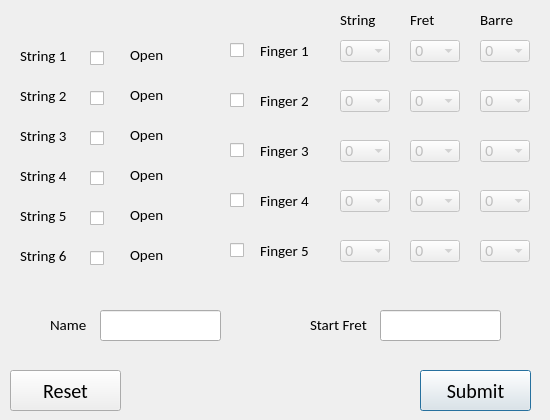
<?xml version="1.0" encoding="UTF-8"?>
<ui version="4.0">
 <class>Dialog</class>
 <widget class="QDialog" name="Dialog">
  <property name="enabled">
   <bool>true</bool>
  </property>
  <property name="geometry">
   <rect>
    <x>0</x>
    <y>0</y>
    <width>550</width>
    <height>420</height>
   </rect>
  </property>
  <property name="font">
   <font>
    <family>Calibri</family>
    <pointsize>11</pointsize>
   </font>
  </property>
  <property name="windowTitle">
   <string>Chord Drawer</string>
  </property>
  <property name="sizeGripEnabled">
   <bool>false</bool>
  </property>
  <widget class="QPushButton" name="submitButton">
   <property name="geometry">
    <rect>
     <x>420</x>
     <y>370</y>
     <width>111</width>
     <height>41</height>
    </rect>
   </property>
   <property name="font">
    <font>
     <family>Calibri</family>
     <pointsize>15</pointsize>
     <weight>50</weight>
     <bold>false</bold>
    </font>
   </property>
   <property name="text">
    <string>Submit</string>
   </property>
  </widget>
  <widget class="QPushButton" name="resetButton">
   <property name="geometry">
    <rect>
     <x>10</x>
     <y>370</y>
     <width>111</width>
     <height>41</height>
    </rect>
   </property>
   <property name="font">
    <font>
     <family>Calibri</family>
     <pointsize>15</pointsize>
    </font>
   </property>
   <property name="text">
    <string>Reset</string>
   </property>
  </widget>
  <widget class="QLabel" name="label_12">
   <property name="geometry">
    <rect>
     <x>340</x>
     <y>10</y>
     <width>55</width>
     <height>20</height>
    </rect>
   </property>
   <property name="font">
    <font>
     <family>Calibri</family>
     <pointsize>11</pointsize>
     <weight>50</weight>
     <bold>false</bold>
    </font>
   </property>
   <property name="text">
    <string>String</string>
   </property>
  </widget>
  <widget class="QLabel" name="label_13">
   <property name="geometry">
    <rect>
     <x>410</x>
     <y>10</y>
     <width>55</width>
     <height>20</height>
    </rect>
   </property>
   <property name="font">
    <font>
     <family>Calibri</family>
     <pointsize>11</pointsize>
     <weight>50</weight>
     <bold>false</bold>
    </font>
   </property>
   <property name="text">
    <string>Fret</string>
   </property>
  </widget>
  <widget class="QLabel" name="label_14">
   <property name="geometry">
    <rect>
     <x>480</x>
     <y>10</y>
     <width>55</width>
     <height>20</height>
    </rect>
   </property>
   <property name="font">
    <font>
     <family>Calibri</family>
     <pointsize>11</pointsize>
     <weight>50</weight>
     <bold>false</bold>
    </font>
   </property>
   <property name="text">
    <string>Barre</string>
   </property>
  </widget>
  <widget class="QLineEdit" name="chordName">
   <property name="geometry">
    <rect>
     <x>100</x>
     <y>310</y>
     <width>121</width>
     <height>31</height>
    </rect>
   </property>
   <property name="font">
    <font>
     <family>Calibri</family>
     <pointsize>11</pointsize>
     <weight>50</weight>
     <bold>false</bold>
    </font>
   </property>
  </widget>
  <widget class="QLabel" name="label_15">
   <property name="geometry">
    <rect>
     <x>50</x>
     <y>310</y>
     <width>40</width>
     <height>30</height>
    </rect>
   </property>
   <property name="font">
    <font>
     <family>Calibri</family>
     <pointsize>11</pointsize>
     <weight>50</weight>
     <bold>false</bold>
    </font>
   </property>
   <property name="text">
    <string>Name</string>
   </property>
  </widget>
  <widget class="QLabel" name="label_16">
   <property name="geometry">
    <rect>
     <x>310</x>
     <y>310</y>
     <width>60</width>
     <height>30</height>
    </rect>
   </property>
   <property name="font">
    <font>
     <family>Calibri</family>
     <pointsize>11</pointsize>
     <weight>50</weight>
     <bold>false</bold>
    </font>
   </property>
   <property name="text">
    <string>Start Fret</string>
   </property>
  </widget>
  <widget class="QLineEdit" name="startFret">
   <property name="geometry">
    <rect>
     <x>380</x>
     <y>310</y>
     <width>121</width>
     <height>31</height>
    </rect>
   </property>
   <property name="font">
    <font>
     <family>Calibri</family>
     <pointsize>11</pointsize>
     <weight>50</weight>
     <bold>false</bold>
    </font>
   </property>
  </widget>
  <widget class="QCheckBox" name="active1">
   <property name="enabled">
    <bool>true</bool>
   </property>
   <property name="geometry">
    <rect>
     <x>230</x>
     <y>40</y>
     <width>16</width>
     <height>21</height>
    </rect>
   </property>
   <property name="font">
    <font>
     <family>Calibri</family>
     <pointsize>8</pointsize>
     <weight>50</weight>
     <bold>false</bold>
    </font>
   </property>
   <property name="mouseTracking">
    <bool>true</bool>
   </property>
   <property name="text">
    <string/>
   </property>
   <property name="checked">
    <bool>false</bool>
   </property>
  </widget>
  <widget class="QCheckBox" name="active2">
   <property name="enabled">
    <bool>true</bool>
   </property>
   <property name="geometry">
    <rect>
     <x>230</x>
     <y>90</y>
     <width>16</width>
     <height>21</height>
    </rect>
   </property>
   <property name="font">
    <font>
     <family>Calibri</family>
     <pointsize>8</pointsize>
     <weight>50</weight>
     <bold>false</bold>
    </font>
   </property>
   <property name="text">
    <string/>
   </property>
   <property name="checked">
    <bool>false</bool>
   </property>
   <property name="tristate">
    <bool>false</bool>
   </property>
  </widget>
  <widget class="QCheckBox" name="active3">
   <property name="geometry">
    <rect>
     <x>230</x>
     <y>140</y>
     <width>16</width>
     <height>21</height>
    </rect>
   </property>
   <property name="font">
    <font>
     <family>Calibri</family>
     <pointsize>8</pointsize>
     <weight>50</weight>
     <bold>false</bold>
    </font>
   </property>
   <property name="text">
    <string/>
   </property>
  </widget>
  <widget class="QCheckBox" name="active4">
   <property name="geometry">
    <rect>
     <x>230</x>
     <y>190</y>
     <width>16</width>
     <height>21</height>
    </rect>
   </property>
   <property name="font">
    <font>
     <family>Calibri</family>
     <pointsize>8</pointsize>
     <weight>50</weight>
     <bold>false</bold>
    </font>
   </property>
   <property name="text">
    <string/>
   </property>
  </widget>
  <widget class="QCheckBox" name="active5">
   <property name="geometry">
    <rect>
     <x>230</x>
     <y>240</y>
     <width>16</width>
     <height>21</height>
    </rect>
   </property>
   <property name="font">
    <font>
     <family>Calibri</family>
     <pointsize>8</pointsize>
     <weight>50</weight>
     <bold>false</bold>
    </font>
   </property>
   <property name="text">
    <string/>
   </property>
  </widget>
  <widget class="QGroupBox" name="stringsTitles">
   <property name="enabled">
    <bool>true</bool>
   </property>
   <property name="geometry">
    <rect>
     <x>10</x>
     <y>30</y>
     <width>70</width>
     <height>250</height>
    </rect>
   </property>
   <property name="font">
    <font>
     <family>Calibri</family>
     <pointsize>11</pointsize>
     <weight>50</weight>
     <bold>false</bold>
    </font>
   </property>
   <property name="styleSheet">
    <string notr="true">QGroupBox { border: none; }</string>
   </property>
   <property name="title">
    <string/>
   </property>
   <property name="flat">
    <bool>false</bool>
   </property>
   <property name="checkable">
    <bool>false</bool>
   </property>
   <property name="checked">
    <bool>false</bool>
   </property>
   <widget class="QLabel" name="labelString1">
    <property name="geometry">
     <rect>
      <x>10</x>
      <y>10</y>
      <width>50</width>
      <height>31</height>
     </rect>
    </property>
    <property name="font">
     <font>
      <family>Calibri</family>
      <pointsize>11</pointsize>
      <weight>50</weight>
      <bold>false</bold>
     </font>
    </property>
    <property name="text">
     <string>String 1</string>
    </property>
   </widget>
   <widget class="QLabel" name="labelString3">
    <property name="geometry">
     <rect>
      <x>10</x>
      <y>90</y>
      <width>50</width>
      <height>31</height>
     </rect>
    </property>
    <property name="font">
     <font>
      <family>Calibri</family>
      <pointsize>11</pointsize>
      <weight>50</weight>
      <bold>false</bold>
     </font>
    </property>
    <property name="text">
     <string>String 3</string>
    </property>
   </widget>
   <widget class="QLabel" name="labelString5">
    <property name="geometry">
     <rect>
      <x>10</x>
      <y>170</y>
      <width>50</width>
      <height>31</height>
     </rect>
    </property>
    <property name="font">
     <font>
      <family>Calibri</family>
      <pointsize>11</pointsize>
      <weight>50</weight>
      <bold>false</bold>
     </font>
    </property>
    <property name="text">
     <string>String 5</string>
    </property>
   </widget>
   <widget class="QLabel" name="labelString6">
    <property name="geometry">
     <rect>
      <x>10</x>
      <y>210</y>
      <width>50</width>
      <height>31</height>
     </rect>
    </property>
    <property name="font">
     <font>
      <family>Calibri</family>
      <pointsize>11</pointsize>
      <weight>50</weight>
      <bold>false</bold>
     </font>
    </property>
    <property name="text">
     <string>String 6</string>
    </property>
   </widget>
   <widget class="QLabel" name="labelString2">
    <property name="geometry">
     <rect>
      <x>10</x>
      <y>50</y>
      <width>50</width>
      <height>31</height>
     </rect>
    </property>
    <property name="font">
     <font>
      <family>Calibri</family>
      <pointsize>11</pointsize>
      <weight>50</weight>
      <bold>false</bold>
     </font>
    </property>
    <property name="text">
     <string>String 2</string>
    </property>
   </widget>
   <widget class="QLabel" name="labelString4">
    <property name="geometry">
     <rect>
      <x>10</x>
      <y>130</y>
      <width>50</width>
      <height>31</height>
     </rect>
    </property>
    <property name="font">
     <font>
      <family>Calibri</family>
      <pointsize>11</pointsize>
      <weight>50</weight>
      <bold>false</bold>
     </font>
    </property>
    <property name="text">
     <string>String 4</string>
    </property>
   </widget>
  </widget>
  <widget class="QGroupBox" name="fingersTitles">
   <property name="geometry">
    <rect>
     <x>250</x>
     <y>30</y>
     <width>80</width>
     <height>240</height>
    </rect>
   </property>
   <property name="font">
    <font>
     <family>Calibri</family>
     <pointsize>11</pointsize>
     <weight>50</weight>
     <bold>false</bold>
    </font>
   </property>
   <property name="styleSheet">
    <string notr="true">QGroupBox { border: none; }</string>
   </property>
   <property name="title">
    <string/>
   </property>
   <widget class="QLabel" name="labelFinger2">
    <property name="enabled">
     <bool>true</bool>
    </property>
    <property name="geometry">
     <rect>
      <x>10</x>
      <y>210</y>
      <width>60</width>
      <height>21</height>
     </rect>
    </property>
    <property name="font">
     <font>
      <family>Calibri</family>
      <pointsize>11</pointsize>
      <weight>50</weight>
      <bold>false</bold>
     </font>
    </property>
    <property name="text">
     <string>Finger 5</string>
    </property>
   </widget>
   <widget class="QLabel" name="labelFinger4">
    <property name="enabled">
     <bool>true</bool>
    </property>
    <property name="geometry">
     <rect>
      <x>10</x>
      <y>60</y>
      <width>60</width>
      <height>21</height>
     </rect>
    </property>
    <property name="font">
     <font>
      <family>Calibri</family>
      <pointsize>11</pointsize>
      <weight>50</weight>
      <bold>false</bold>
     </font>
    </property>
    <property name="text">
     <string>Finger 2</string>
    </property>
   </widget>
   <widget class="QLabel" name="labelFinger5">
    <property name="enabled">
     <bool>true</bool>
    </property>
    <property name="geometry">
     <rect>
      <x>10</x>
      <y>110</y>
      <width>60</width>
      <height>21</height>
     </rect>
    </property>
    <property name="font">
     <font>
      <family>Calibri</family>
      <pointsize>11</pointsize>
      <weight>50</weight>
      <bold>false</bold>
     </font>
    </property>
    <property name="text">
     <string>Finger 3</string>
    </property>
   </widget>
   <widget class="QLabel" name="labelFinger3">
    <property name="enabled">
     <bool>true</bool>
    </property>
    <property name="geometry">
     <rect>
      <x>10</x>
      <y>160</y>
      <width>60</width>
      <height>21</height>
     </rect>
    </property>
    <property name="font">
     <font>
      <family>Calibri</family>
      <pointsize>11</pointsize>
      <weight>50</weight>
      <bold>false</bold>
     </font>
    </property>
    <property name="text">
     <string>Finger 4</string>
    </property>
   </widget>
   <widget class="QLabel" name="labelFinger1">
    <property name="geometry">
     <rect>
      <x>10</x>
      <y>10</y>
      <width>60</width>
      <height>21</height>
     </rect>
    </property>
    <property name="font">
     <font>
      <family>Calibri</family>
      <pointsize>11</pointsize>
      <weight>50</weight>
      <bold>false</bold>
     </font>
    </property>
    <property name="text">
     <string>Finger 1</string>
    </property>
   </widget>
  </widget>
  <widget class="QGroupBox" name="fingersSettings">
   <property name="geometry">
    <rect>
     <x>320</x>
     <y>20</y>
     <width>230</width>
     <height>260</height>
    </rect>
   </property>
   <property name="font">
    <font>
     <family>Calibri</family>
     <pointsize>8</pointsize>
     <weight>50</weight>
     <bold>false</bold>
    </font>
   </property>
   <property name="styleSheet">
    <string>QGroupBox { border: none; }</string>
   </property>
   <property name="title">
    <string/>
   </property>
   <widget class="QGroupBox" name="finger1">
    <property name="geometry">
     <rect>
      <x>10</x>
      <y>10</y>
      <width>210</width>
      <height>40</height>
     </rect>
    </property>
    <property name="font">
     <font>
      <pointsize>8</pointsize>
      <weight>50</weight>
      <bold>false</bold>
     </font>
    </property>
    <property name="styleSheet">
     <string notr="true">QGroupBox { border: none; }</string>
    </property>
    <property name="title">
     <string/>
    </property>
    <widget class="QComboBox" name="chooseString1">
     <property name="enabled">
      <bool>false</bool>
     </property>
     <property name="geometry">
      <rect>
       <x>10</x>
       <y>10</y>
       <width>50</width>
       <height>22</height>
      </rect>
     </property>
     <property name="font">
      <font>
       <pointsize>11</pointsize>
       <weight>50</weight>
       <bold>false</bold>
      </font>
     </property>
     <item>
      <property name="text">
       <string>0</string>
      </property>
     </item>
     <item>
      <property name="text">
       <string>1</string>
      </property>
     </item>
     <item>
      <property name="text">
       <string>2</string>
      </property>
     </item>
     <item>
      <property name="text">
       <string>3</string>
      </property>
     </item>
     <item>
      <property name="text">
       <string>4</string>
      </property>
     </item>
     <item>
      <property name="text">
       <string>5</string>
      </property>
     </item>
     <item>
      <property name="text">
       <string>6</string>
      </property>
     </item>
    </widget>
    <widget class="QComboBox" name="chooseFret1">
     <property name="enabled">
      <bool>false</bool>
     </property>
     <property name="geometry">
      <rect>
       <x>80</x>
       <y>10</y>
       <width>50</width>
       <height>22</height>
      </rect>
     </property>
     <property name="font">
      <font>
       <pointsize>11</pointsize>
       <weight>50</weight>
       <bold>false</bold>
      </font>
     </property>
     <item>
      <property name="text">
       <string>0</string>
      </property>
     </item>
     <item>
      <property name="text">
       <string>1</string>
      </property>
     </item>
     <item>
      <property name="text">
       <string>2</string>
      </property>
     </item>
     <item>
      <property name="text">
       <string>3</string>
      </property>
     </item>
     <item>
      <property name="text">
       <string>4</string>
      </property>
     </item>
     <item>
      <property name="text">
       <string>5</string>
      </property>
     </item>
    </widget>
    <widget class="QComboBox" name="chooseBarre1">
     <property name="enabled">
      <bool>false</bool>
     </property>
     <property name="geometry">
      <rect>
       <x>150</x>
       <y>10</y>
       <width>50</width>
       <height>22</height>
      </rect>
     </property>
     <property name="font">
      <font>
       <pointsize>11</pointsize>
       <weight>50</weight>
       <bold>false</bold>
      </font>
     </property>
     <item>
      <property name="text">
       <string>0</string>
      </property>
     </item>
     <item>
      <property name="text">
       <string>1</string>
      </property>
     </item>
     <item>
      <property name="text">
       <string>2</string>
      </property>
     </item>
     <item>
      <property name="text">
       <string>3</string>
      </property>
     </item>
     <item>
      <property name="text">
       <string>4</string>
      </property>
     </item>
     <item>
      <property name="text">
       <string>5</string>
      </property>
     </item>
    </widget>
   </widget>
   <widget class="QGroupBox" name="finger4">
    <property name="geometry">
     <rect>
      <x>10</x>
      <y>160</y>
      <width>210</width>
      <height>40</height>
     </rect>
    </property>
    <property name="font">
     <font>
      <pointsize>8</pointsize>
      <weight>50</weight>
      <bold>false</bold>
     </font>
    </property>
    <property name="styleSheet">
     <string notr="true">QGroupBox { border: none; }</string>
    </property>
    <property name="title">
     <string/>
    </property>
    <widget class="QComboBox" name="chooseString4">
     <property name="enabled">
      <bool>false</bool>
     </property>
     <property name="geometry">
      <rect>
       <x>10</x>
       <y>10</y>
       <width>50</width>
       <height>22</height>
      </rect>
     </property>
     <property name="font">
      <font>
       <pointsize>11</pointsize>
       <weight>50</weight>
       <bold>false</bold>
      </font>
     </property>
     <item>
      <property name="text">
       <string>0</string>
      </property>
     </item>
     <item>
      <property name="text">
       <string>1</string>
      </property>
     </item>
     <item>
      <property name="text">
       <string>2</string>
      </property>
     </item>
     <item>
      <property name="text">
       <string>3</string>
      </property>
     </item>
     <item>
      <property name="text">
       <string>4</string>
      </property>
     </item>
     <item>
      <property name="text">
       <string>5</string>
      </property>
     </item>
     <item>
      <property name="text">
       <string>6</string>
      </property>
     </item>
    </widget>
    <widget class="QComboBox" name="chooseFret4">
     <property name="enabled">
      <bool>false</bool>
     </property>
     <property name="geometry">
      <rect>
       <x>80</x>
       <y>10</y>
       <width>50</width>
       <height>22</height>
      </rect>
     </property>
     <property name="font">
      <font>
       <pointsize>11</pointsize>
       <weight>50</weight>
       <bold>false</bold>
      </font>
     </property>
     <item>
      <property name="text">
       <string>0</string>
      </property>
     </item>
     <item>
      <property name="text">
       <string>1</string>
      </property>
     </item>
     <item>
      <property name="text">
       <string>2</string>
      </property>
     </item>
     <item>
      <property name="text">
       <string>3</string>
      </property>
     </item>
     <item>
      <property name="text">
       <string>4</string>
      </property>
     </item>
     <item>
      <property name="text">
       <string>5</string>
      </property>
     </item>
    </widget>
    <widget class="QComboBox" name="chooseBarre4">
     <property name="enabled">
      <bool>false</bool>
     </property>
     <property name="geometry">
      <rect>
       <x>150</x>
       <y>10</y>
       <width>50</width>
       <height>22</height>
      </rect>
     </property>
     <property name="font">
      <font>
       <pointsize>11</pointsize>
       <weight>50</weight>
       <bold>false</bold>
      </font>
     </property>
     <item>
      <property name="text">
       <string>0</string>
      </property>
     </item>
     <item>
      <property name="text">
       <string>1</string>
      </property>
     </item>
     <item>
      <property name="text">
       <string>2</string>
      </property>
     </item>
     <item>
      <property name="text">
       <string>3</string>
      </property>
     </item>
     <item>
      <property name="text">
       <string>4</string>
      </property>
     </item>
     <item>
      <property name="text">
       <string>5</string>
      </property>
     </item>
    </widget>
   </widget>
   <widget class="QGroupBox" name="finger2">
    <property name="geometry">
     <rect>
      <x>10</x>
      <y>60</y>
      <width>210</width>
      <height>40</height>
     </rect>
    </property>
    <property name="font">
     <font>
      <pointsize>8</pointsize>
      <weight>50</weight>
      <bold>false</bold>
     </font>
    </property>
    <property name="styleSheet">
     <string notr="true">QGroupBox { border: none; }</string>
    </property>
    <property name="title">
     <string/>
    </property>
    <widget class="QComboBox" name="chooseString2">
     <property name="enabled">
      <bool>false</bool>
     </property>
     <property name="geometry">
      <rect>
       <x>10</x>
       <y>10</y>
       <width>50</width>
       <height>22</height>
      </rect>
     </property>
     <property name="font">
      <font>
       <pointsize>11</pointsize>
       <weight>50</weight>
       <bold>false</bold>
      </font>
     </property>
     <item>
      <property name="text">
       <string>0</string>
      </property>
     </item>
     <item>
      <property name="text">
       <string>1</string>
      </property>
     </item>
     <item>
      <property name="text">
       <string>2</string>
      </property>
     </item>
     <item>
      <property name="text">
       <string>3</string>
      </property>
     </item>
     <item>
      <property name="text">
       <string>4</string>
      </property>
     </item>
     <item>
      <property name="text">
       <string>5</string>
      </property>
     </item>
     <item>
      <property name="text">
       <string>6</string>
      </property>
     </item>
    </widget>
    <widget class="QComboBox" name="chooseFret2">
     <property name="enabled">
      <bool>false</bool>
     </property>
     <property name="geometry">
      <rect>
       <x>80</x>
       <y>10</y>
       <width>50</width>
       <height>22</height>
      </rect>
     </property>
     <property name="font">
      <font>
       <pointsize>11</pointsize>
       <weight>50</weight>
       <bold>false</bold>
      </font>
     </property>
     <item>
      <property name="text">
       <string>0</string>
      </property>
     </item>
     <item>
      <property name="text">
       <string>1</string>
      </property>
     </item>
     <item>
      <property name="text">
       <string>2</string>
      </property>
     </item>
     <item>
      <property name="text">
       <string>3</string>
      </property>
     </item>
     <item>
      <property name="text">
       <string>4</string>
      </property>
     </item>
     <item>
      <property name="text">
       <string>5</string>
      </property>
     </item>
    </widget>
    <widget class="QComboBox" name="chooseBarre2">
     <property name="enabled">
      <bool>false</bool>
     </property>
     <property name="geometry">
      <rect>
       <x>150</x>
       <y>10</y>
       <width>50</width>
       <height>22</height>
      </rect>
     </property>
     <property name="font">
      <font>
       <pointsize>11</pointsize>
       <weight>50</weight>
       <bold>false</bold>
      </font>
     </property>
     <item>
      <property name="text">
       <string>0</string>
      </property>
     </item>
     <item>
      <property name="text">
       <string>1</string>
      </property>
     </item>
     <item>
      <property name="text">
       <string>2</string>
      </property>
     </item>
     <item>
      <property name="text">
       <string>3</string>
      </property>
     </item>
     <item>
      <property name="text">
       <string>4</string>
      </property>
     </item>
     <item>
      <property name="text">
       <string>5</string>
      </property>
     </item>
    </widget>
   </widget>
   <widget class="QGroupBox" name="finger3">
    <property name="geometry">
     <rect>
      <x>10</x>
      <y>110</y>
      <width>210</width>
      <height>40</height>
     </rect>
    </property>
    <property name="font">
     <font>
      <pointsize>8</pointsize>
      <weight>50</weight>
      <bold>false</bold>
     </font>
    </property>
    <property name="styleSheet">
     <string notr="true">QGroupBox { border: none; }</string>
    </property>
    <property name="title">
     <string/>
    </property>
    <widget class="QComboBox" name="chooseString3">
     <property name="enabled">
      <bool>false</bool>
     </property>
     <property name="geometry">
      <rect>
       <x>10</x>
       <y>10</y>
       <width>50</width>
       <height>22</height>
      </rect>
     </property>
     <property name="font">
      <font>
       <pointsize>11</pointsize>
       <weight>50</weight>
       <bold>false</bold>
      </font>
     </property>
     <item>
      <property name="text">
       <string>0</string>
      </property>
     </item>
     <item>
      <property name="text">
       <string>1</string>
      </property>
     </item>
     <item>
      <property name="text">
       <string>2</string>
      </property>
     </item>
     <item>
      <property name="text">
       <string>3</string>
      </property>
     </item>
     <item>
      <property name="text">
       <string>4</string>
      </property>
     </item>
     <item>
      <property name="text">
       <string>5</string>
      </property>
     </item>
     <item>
      <property name="text">
       <string>6</string>
      </property>
     </item>
    </widget>
    <widget class="QComboBox" name="chooseFret3">
     <property name="enabled">
      <bool>false</bool>
     </property>
     <property name="geometry">
      <rect>
       <x>80</x>
       <y>10</y>
       <width>50</width>
       <height>22</height>
      </rect>
     </property>
     <property name="font">
      <font>
       <pointsize>11</pointsize>
       <weight>50</weight>
       <bold>false</bold>
      </font>
     </property>
     <item>
      <property name="text">
       <string>0</string>
      </property>
     </item>
     <item>
      <property name="text">
       <string>1</string>
      </property>
     </item>
     <item>
      <property name="text">
       <string>2</string>
      </property>
     </item>
     <item>
      <property name="text">
       <string>3</string>
      </property>
     </item>
     <item>
      <property name="text">
       <string>4</string>
      </property>
     </item>
     <item>
      <property name="text">
       <string>5</string>
      </property>
     </item>
    </widget>
    <widget class="QComboBox" name="chooseBarre3">
     <property name="enabled">
      <bool>false</bool>
     </property>
     <property name="geometry">
      <rect>
       <x>150</x>
       <y>10</y>
       <width>50</width>
       <height>22</height>
      </rect>
     </property>
     <property name="font">
      <font>
       <pointsize>11</pointsize>
       <weight>50</weight>
       <bold>false</bold>
      </font>
     </property>
     <item>
      <property name="text">
       <string>0</string>
      </property>
     </item>
     <item>
      <property name="text">
       <string>1</string>
      </property>
     </item>
     <item>
      <property name="text">
       <string>2</string>
      </property>
     </item>
     <item>
      <property name="text">
       <string>3</string>
      </property>
     </item>
     <item>
      <property name="text">
       <string>4</string>
      </property>
     </item>
     <item>
      <property name="text">
       <string>5</string>
      </property>
     </item>
    </widget>
   </widget>
   <widget class="QGroupBox" name="finger5">
    <property name="geometry">
     <rect>
      <x>10</x>
      <y>210</y>
      <width>210</width>
      <height>40</height>
     </rect>
    </property>
    <property name="font">
     <font>
      <pointsize>8</pointsize>
      <weight>50</weight>
      <bold>false</bold>
     </font>
    </property>
    <property name="styleSheet">
     <string notr="true">QGroupBox { border: none; }</string>
    </property>
    <property name="title">
     <string/>
    </property>
    <widget class="QComboBox" name="chooseString5">
     <property name="enabled">
      <bool>false</bool>
     </property>
     <property name="geometry">
      <rect>
       <x>10</x>
       <y>10</y>
       <width>50</width>
       <height>22</height>
      </rect>
     </property>
     <property name="font">
      <font>
       <pointsize>11</pointsize>
       <weight>50</weight>
       <bold>false</bold>
      </font>
     </property>
     <item>
      <property name="text">
       <string>0</string>
      </property>
     </item>
     <item>
      <property name="text">
       <string>1</string>
      </property>
     </item>
     <item>
      <property name="text">
       <string>2</string>
      </property>
     </item>
     <item>
      <property name="text">
       <string>3</string>
      </property>
     </item>
     <item>
      <property name="text">
       <string>4</string>
      </property>
     </item>
     <item>
      <property name="text">
       <string>5</string>
      </property>
     </item>
     <item>
      <property name="text">
       <string>6</string>
      </property>
     </item>
    </widget>
    <widget class="QComboBox" name="chooseFret5">
     <property name="enabled">
      <bool>false</bool>
     </property>
     <property name="geometry">
      <rect>
       <x>80</x>
       <y>10</y>
       <width>50</width>
       <height>22</height>
      </rect>
     </property>
     <property name="font">
      <font>
       <pointsize>11</pointsize>
       <weight>50</weight>
       <bold>false</bold>
      </font>
     </property>
     <item>
      <property name="text">
       <string>0</string>
      </property>
     </item>
     <item>
      <property name="text">
       <string>1</string>
      </property>
     </item>
     <item>
      <property name="text">
       <string>2</string>
      </property>
     </item>
     <item>
      <property name="text">
       <string>3</string>
      </property>
     </item>
     <item>
      <property name="text">
       <string>4</string>
      </property>
     </item>
     <item>
      <property name="text">
       <string>5</string>
      </property>
     </item>
    </widget>
    <widget class="QComboBox" name="chooseBarre5">
     <property name="enabled">
      <bool>false</bool>
     </property>
     <property name="geometry">
      <rect>
       <x>150</x>
       <y>10</y>
       <width>50</width>
       <height>22</height>
      </rect>
     </property>
     <property name="font">
      <font>
       <pointsize>11</pointsize>
       <weight>50</weight>
       <bold>false</bold>
      </font>
     </property>
     <item>
      <property name="text">
       <string>0</string>
      </property>
     </item>
     <item>
      <property name="text">
       <string>1</string>
      </property>
     </item>
     <item>
      <property name="text">
       <string>2</string>
      </property>
     </item>
     <item>
      <property name="text">
       <string>3</string>
      </property>
     </item>
     <item>
      <property name="text">
       <string>4</string>
      </property>
     </item>
     <item>
      <property name="text">
       <string>5</string>
      </property>
     </item>
    </widget>
   </widget>
  </widget>
  <widget class="QGroupBox" name="groupBox">
   <property name="geometry">
    <rect>
     <x>80</x>
     <y>40</y>
     <width>30</width>
     <height>230</height>
    </rect>
   </property>
   <property name="font">
    <font>
     <family>Calibri</family>
     <pointsize>8</pointsize>
     <weight>50</weight>
     <bold>false</bold>
    </font>
   </property>
   <property name="styleSheet">
    <string notr="true">QGroupBox { border: none; }</string>
   </property>
   <property name="title">
    <string/>
   </property>
   <property name="checkable">
    <bool>false</bool>
   </property>
   <widget class="QCheckBox" name="CBString6">
    <property name="geometry">
     <rect>
      <x>10</x>
      <y>210</y>
      <width>16</width>
      <height>16</height>
     </rect>
    </property>
    <property name="font">
     <font>
      <pointsize>8</pointsize>
      <weight>50</weight>
      <bold>false</bold>
     </font>
    </property>
    <property name="text">
     <string/>
    </property>
    <property name="iconSize">
     <size>
      <width>16</width>
      <height>16</height>
     </size>
    </property>
   </widget>
   <widget class="QCheckBox" name="CBString4">
    <property name="geometry">
     <rect>
      <x>10</x>
      <y>130</y>
      <width>16</width>
      <height>16</height>
     </rect>
    </property>
    <property name="font">
     <font>
      <pointsize>8</pointsize>
      <weight>50</weight>
      <bold>false</bold>
     </font>
    </property>
    <property name="text">
     <string/>
    </property>
    <property name="iconSize">
     <size>
      <width>16</width>
      <height>16</height>
     </size>
    </property>
   </widget>
   <widget class="QCheckBox" name="CBString5">
    <property name="geometry">
     <rect>
      <x>10</x>
      <y>170</y>
      <width>16</width>
      <height>16</height>
     </rect>
    </property>
    <property name="font">
     <font>
      <pointsize>8</pointsize>
      <weight>50</weight>
      <bold>false</bold>
     </font>
    </property>
    <property name="text">
     <string/>
    </property>
    <property name="iconSize">
     <size>
      <width>16</width>
      <height>16</height>
     </size>
    </property>
   </widget>
   <widget class="QCheckBox" name="CBString3">
    <property name="geometry">
     <rect>
      <x>10</x>
      <y>90</y>
      <width>16</width>
      <height>16</height>
     </rect>
    </property>
    <property name="font">
     <font>
      <pointsize>8</pointsize>
      <weight>50</weight>
      <bold>false</bold>
     </font>
    </property>
    <property name="text">
     <string/>
    </property>
    <property name="iconSize">
     <size>
      <width>16</width>
      <height>16</height>
     </size>
    </property>
   </widget>
   <widget class="QCheckBox" name="CBString1">
    <property name="geometry">
     <rect>
      <x>10</x>
      <y>10</y>
      <width>16</width>
      <height>16</height>
     </rect>
    </property>
    <property name="font">
     <font>
      <pointsize>11</pointsize>
      <weight>50</weight>
      <bold>false</bold>
     </font>
    </property>
    <property name="autoFillBackground">
     <bool>false</bool>
    </property>
    <property name="text">
     <string/>
    </property>
    <property name="iconSize">
     <size>
      <width>300</width>
      <height>300</height>
     </size>
    </property>
   </widget>
   <widget class="QCheckBox" name="CBString2">
    <property name="geometry">
     <rect>
      <x>10</x>
      <y>50</y>
      <width>16</width>
      <height>16</height>
     </rect>
    </property>
    <property name="font">
     <font>
      <pointsize>8</pointsize>
      <weight>50</weight>
      <bold>false</bold>
     </font>
    </property>
    <property name="text">
     <string/>
    </property>
    <property name="iconSize">
     <size>
      <width>16</width>
      <height>16</height>
     </size>
    </property>
   </widget>
  </widget>
  <widget class="QGroupBox" name="stringsStates">
   <property name="geometry">
    <rect>
     <x>120</x>
     <y>30</y>
     <width>80</width>
     <height>250</height>
    </rect>
   </property>
   <property name="styleSheet">
    <string notr="true">QGroupBox { border: none; }</string>
   </property>
   <property name="title">
    <string/>
   </property>
   <widget class="QLabel" name="stringState1">
    <property name="geometry">
     <rect>
      <x>10</x>
      <y>10</y>
      <width>50</width>
      <height>30</height>
     </rect>
    </property>
    <property name="font">
     <font>
      <family>Calibri</family>
      <pointsize>11</pointsize>
      <weight>50</weight>
      <italic>false</italic>
      <bold>false</bold>
     </font>
    </property>
    <property name="text">
     <string>Open</string>
    </property>
   </widget>
   <widget class="QLabel" name="stringState4">
    <property name="geometry">
     <rect>
      <x>10</x>
      <y>130</y>
      <width>50</width>
      <height>30</height>
     </rect>
    </property>
    <property name="font">
     <font>
      <family>Calibri</family>
      <pointsize>11</pointsize>
      <weight>50</weight>
      <italic>false</italic>
      <bold>false</bold>
     </font>
    </property>
    <property name="text">
     <string>Open</string>
    </property>
   </widget>
   <widget class="QLabel" name="stringState3">
    <property name="geometry">
     <rect>
      <x>10</x>
      <y>90</y>
      <width>50</width>
      <height>30</height>
     </rect>
    </property>
    <property name="font">
     <font>
      <family>Calibri</family>
      <pointsize>11</pointsize>
      <weight>50</weight>
      <italic>false</italic>
      <bold>false</bold>
     </font>
    </property>
    <property name="text">
     <string>Open</string>
    </property>
   </widget>
   <widget class="QLabel" name="stringState5">
    <property name="geometry">
     <rect>
      <x>10</x>
      <y>170</y>
      <width>50</width>
      <height>30</height>
     </rect>
    </property>
    <property name="font">
     <font>
      <family>Calibri</family>
      <pointsize>11</pointsize>
      <weight>50</weight>
      <italic>false</italic>
      <bold>false</bold>
     </font>
    </property>
    <property name="text">
     <string>Open</string>
    </property>
   </widget>
   <widget class="QLabel" name="stringState2">
    <property name="geometry">
     <rect>
      <x>10</x>
      <y>50</y>
      <width>50</width>
      <height>30</height>
     </rect>
    </property>
    <property name="font">
     <font>
      <family>Calibri</family>
      <pointsize>11</pointsize>
      <weight>50</weight>
      <italic>false</italic>
      <bold>false</bold>
     </font>
    </property>
    <property name="text">
     <string>Open</string>
    </property>
   </widget>
   <widget class="QLabel" name="stringState6">
    <property name="geometry">
     <rect>
      <x>10</x>
      <y>210</y>
      <width>50</width>
      <height>30</height>
     </rect>
    </property>
    <property name="font">
     <font>
      <family>Calibri</family>
      <pointsize>11</pointsize>
      <weight>50</weight>
      <italic>false</italic>
      <bold>false</bold>
     </font>
    </property>
    <property name="text">
     <string>Open</string>
    </property>
   </widget>
  </widget>
 </widget>
 <resources/>
 <connections/>
</ui>
